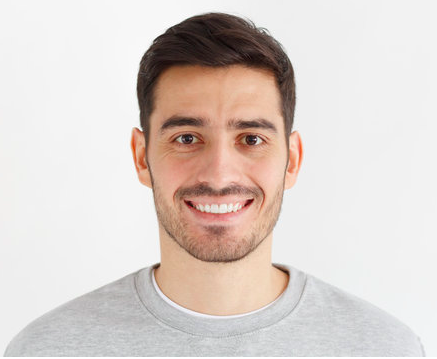
#> input picture Class_04/image.png, 437 x 359 px
$ jupyter execute Assignment_Class4_code.ipynb
#> lines starting #> are read from the running program, lines starting #| are printed output that depends on the picture
[cell 1]
#Task 1
import numpy as np

arr_1d = np.array([1, 2, 3, 4, 5])
arr_2d = np.array([[1, 2, 3], [4, 5, 6], [7, 8, 9]])


def arr_fun(arr_1d, arr_2d):
    print("1D Array:", arr_1d)
    print("2D Array:\n", arr_2d)

    print("Sum of 1D Array:", np.sum(arr_1d))
    print("Mean of 2D Array:", np.mean(arr_2d))
    print("Transpose of 2D Array:\n", arr_2d.T)


arr_fun(arr_1d, arr_2d)

[cell 2]
#Task 2
def img_processing(image):
    print("Original image:\n ", image)

    # Slicing a portion of the image
    cropped = image[1:4, 1:4]

    print("Cropped Section:\n", cropped)

    # Inverting colors
    inverted_image = 255 - image
    print("Inverted Image:\n", inverted_image)


image = np.random.randint(0, 256, (5, 5), dtype=np.uint8)
# a grayscale image where each value
# corresponds to pixel intensity (0 = black, 255 = white)
img_processing(image)

[cell 3]
#Task 3
import numpy as np
import cv2
import matplotlib.pyplot as plt

# Load image directly from file (replace with your image path)
image_path = 'image.png'  # Use the appropriate file path
image = cv2.imread(image_path)  # Read the image
#> image is the input picture: shape (359, 437, 3); mean B, G, R 204.4, 209.4, 219.7

# Convert the image from BGR (OpenCV default) to RGB (Matplotlib)
image_rgb = cv2.cvtColor(image, cv2.COLOR_BGR2RGB)

# Scaling Transformation
def scale_image(image, scale_factor):
#> called with scale_factor = 1.5
    scaling_matrix = np.array([[scale_factor, 0, 0], [0, scale_factor, 0], [0, 0, 1]])
    rows, cols = image.shape[:2]
#> rows = 359; cols = 437
    scaled_image = cv2.warpPerspective(image, scaling_matrix, (cols, rows))
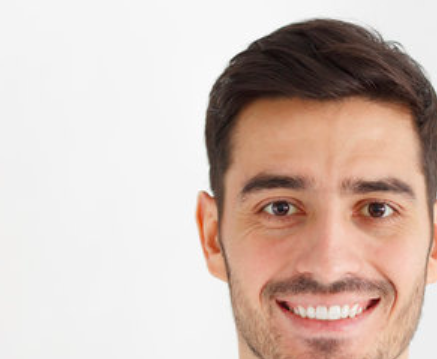
#> scaled_image: shape (359, 437, 3); mean B, G, R 182.4, 190.9, 209.6
    return scaled_image

# Rotation Transformation
def rotate_image(image, angle):
#> called with angle = 45
    rows, cols = image.shape[:2]
#> rows = 359; cols = 437
    rotation_matrix = cv2.getRotationMatrix2D((cols / 2, rows / 2), angle, 1)
    rotated_image = cv2.warpAffine(image, rotation_matrix, (cols, rows))
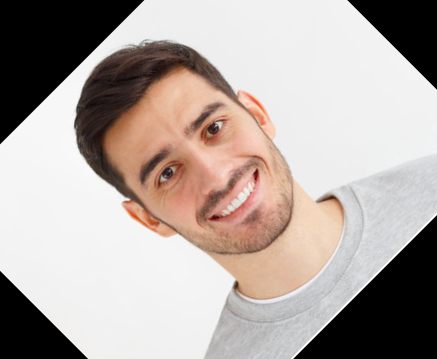
#> rotated_image: shape (359, 437, 3); mean B, G, R 161.8, 166.9, 177.2
    return rotated_image

# Translation Transformation
def translate_image(image, tx, ty):
    # Create the translation matrix with type float32
#> called with tx = 50, ty = 30
    translation_matrix = np.array([[1, 0, tx], [0, 1, ty], [0, 0, 1]], dtype=np.float32)
    rows, cols = image.shape[:2]
#> rows = 359; cols = 437
    translated_image = cv2.warpPerspective(image, translation_matrix, (cols, rows))
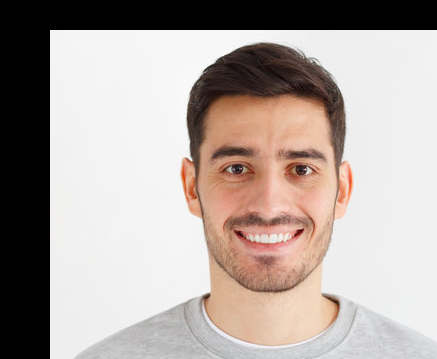
#> translated_image: shape (359, 437, 3); mean B, G, R 161.2, 166.4, 176.8
    return translated_image


# Example transformations
scaled_image = scale_image(image, 1.5)  # Scale by a factor of 1.5
rotated_image = rotate_image(image, 45)  # Rotate by 45 degrees
translated_image = translate_image(image, 50, 30)  # Translate by 50 pixels along x and 30 pixels along y

# Convert images from BGR to RGB
scaled_image_rgb = cv2.cvtColor(scaled_image, cv2.COLOR_BGR2RGB)
rotated_image_rgb = cv2.cvtColor(rotated_image, cv2.COLOR_BGR2RGB)
translated_image_rgb = cv2.cvtColor(translated_image, cv2.COLOR_BGR2RGB)

# Display the results using Matplotlib (Optional for inline view in VSCode)
plt.figure(figsize=(10, 10))

plt.subplot(2, 2, 1)
plt.imshow(image_rgb)
plt.title("Original")
plt.axis('off')

plt.subplot(2, 2, 2)
plt.imshow(scaled_image_rgb)
plt.title("Scaled")
plt.axis('off')

plt.subplot(2, 2, 3)
plt.imshow(rotated_image_rgb)
plt.title("Rotated")
plt.axis('off')

plt.subplot(2, 2, 4)
plt.imshow(translated_image_rgb)
plt.title("Translated")
plt.axis('off')

plt.show()
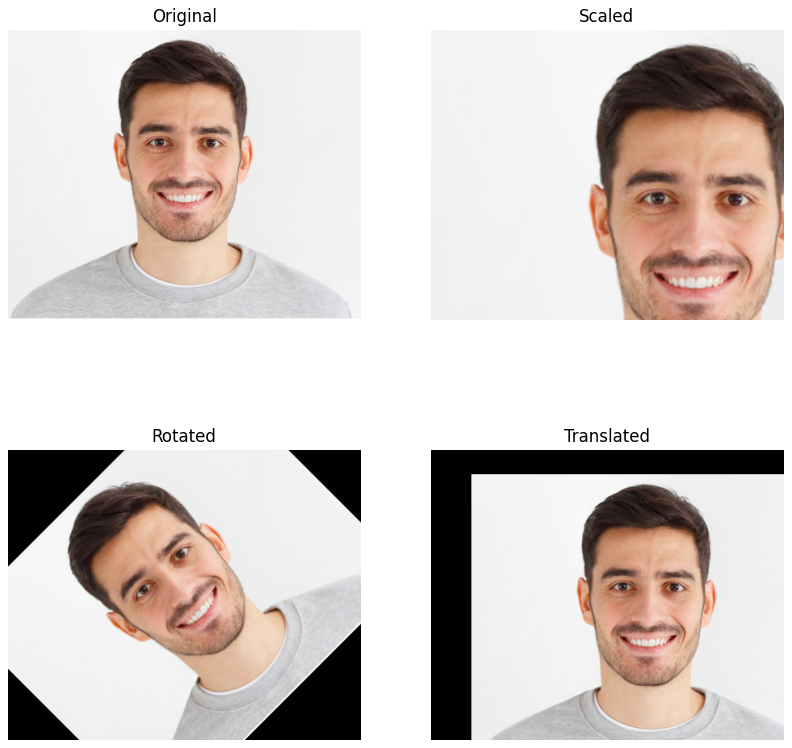
#> figure drawn by matplotlib, 4 panels

# Display images using OpenCV (this will open separate windows for each image)
cv2.imshow("Original Image", image)
cv2.imshow("Scaled Image", scaled_image)
cv2.imshow("Rotated Image", rotated_image)
cv2.imshow("Translated Image", translated_image)

# Wait until a key is pressed to close the image windows
cv2.waitKey(0)
cv2.destroyAllWindows()

[cell 4]
#Task 4
import cv2
import numpy as np

# Load the image and convert it to a NumPy array
image = cv2.imread('image.png')  # Replace with the actual path of your image
image_gray = cv2.cvtColor(image, cv2.COLOR_BGR2GRAY)
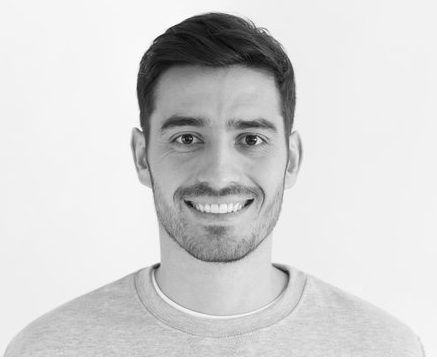
#> image_gray: shape (359, 437); min 4, max 255, mean 212

# Load OpenCV's pre-trained Haar Cascade for face detection
face_cascade = cv2.CascadeClassifier(cv2.data.haarcascades + 'haarcascade_frontalface_default.xml')

# Detect faces in the image
faces = face_cascade.detectMultiScale(image_gray, scaleFactor=1.1, minNeighbors=5)
#> faces = [[120, 59, 198, 198]]

# Loop through the detected faces and extract facial features (regions)
for (x, y, w, h) in faces:
    # Slice the image array to extract the face region
    face_region = image[y:y+h, x:x+w]

    # Display the face region
    cv2.imshow('Face Region', face_region)

    # Optional: Detect eyes within the face region
    eyes_cascade = cv2.CascadeClassifier(cv2.data.haarcascades + 'haarcascade_eye.xml')
    eyes = eyes_cascade.detectMultiScale(face_region, scaleFactor=1.1, minNeighbors=5)

    for (ex, ey, ew, eh) in eyes:
        eye_region = face_region[ey:ey+eh, ex:ex+ew]
        cv2.imshow('Eye Region', eye_region)
#> this loop made 1 pass
#> (x, y, w, h, eyes) on pass 1: (120, 59, 198, 198, [[41, 55, 50, 50], [105, 57, 46, 46]])
#> pass 1, `face_region = image[y:y+h, x:x+w]`:
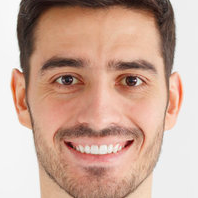
#> face_region: shape (198, 198, 3); mean B, G, R 151.1, 167.2, 201.8
#> pass 1, `cv2.imshow('Eye Region', eye_region)`:
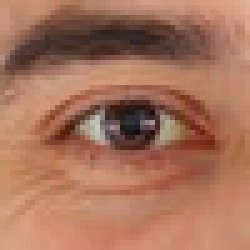
#> window 'Eye Region': shape (50, 50, 3) (shown 5 times larger); mean B, G, R 91.6, 114.4, 166.8
#> pass 1, `cv2.imshow('Eye Region', eye_region)`:
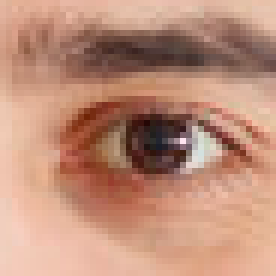
#> window 'Eye Region': shape (46, 46, 3) (shown 6 times larger); mean B, G, R 120.9, 142, 190

# Show the original image with detected faces
cv2.imshow('Detected Faces', image)

# Wait until a key is pressed to close the windows
cv2.waitKey(0)
cv2.destroyAllWindows()
